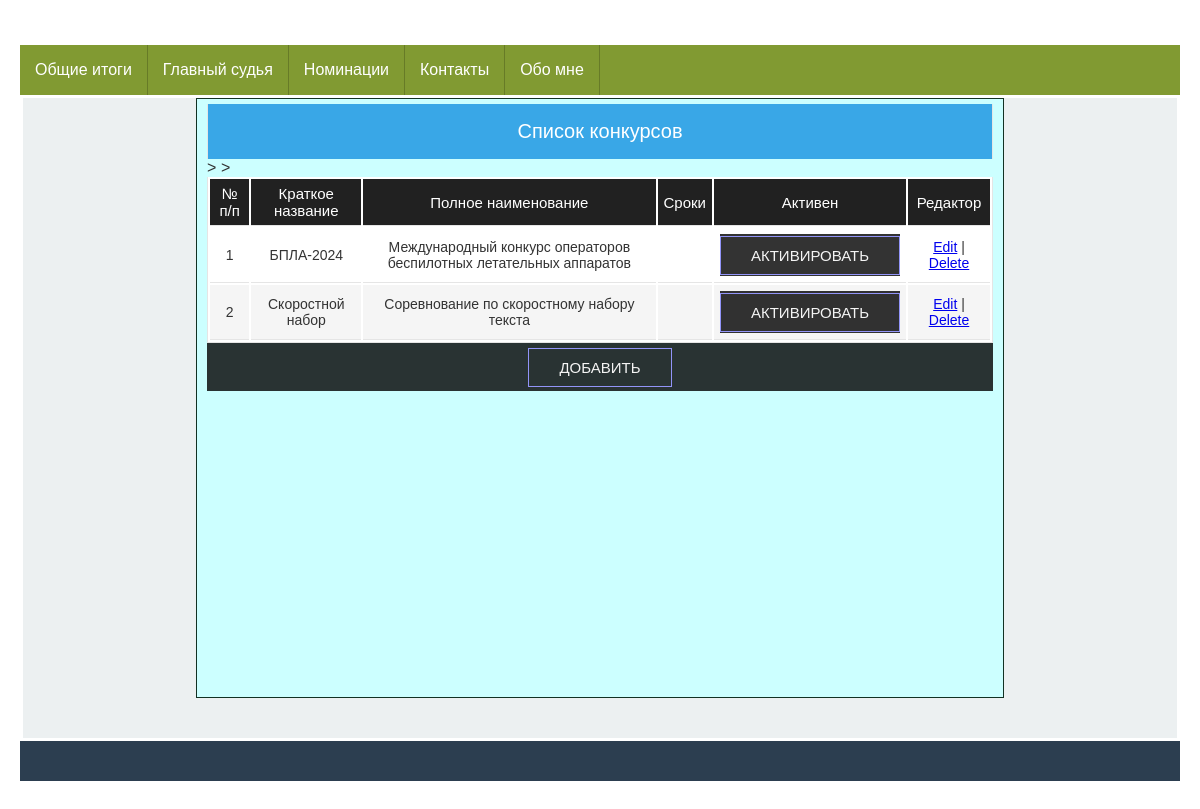
Page /first/edit_competitions/ on the earlier database version.
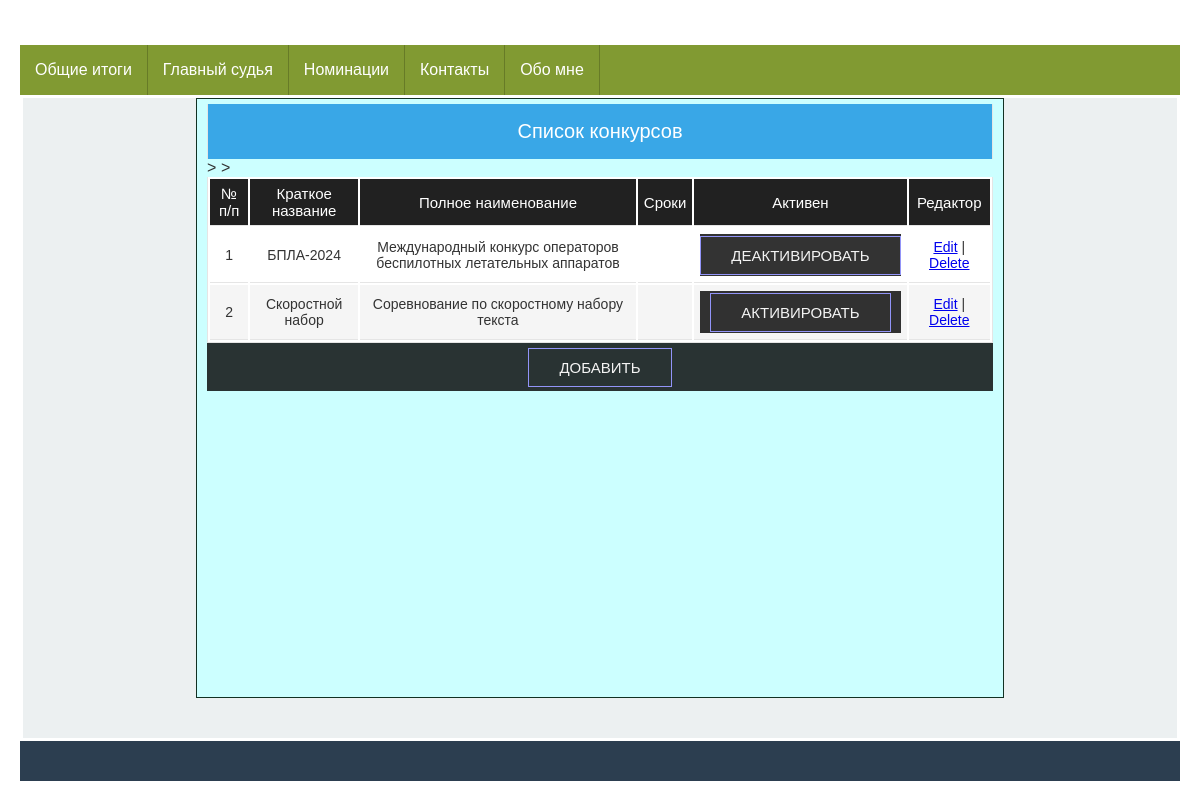
Same page on the later database version.
### appfirst/models.py (models this page shows, shortened)
class Competition(models.Model):
    class Meta:
        db_table = 'competitions'
    name = models.CharField(_('Сокращенное название'), max_length=50)
    fullname = models.CharField(_('Полное наименование конкурса'), max_length=200,
                                default=None)
    date = models.DateField(_('Дата проведения'), default=None, null=True)
    active = models.BooleanField(_('Активен'), default=False)

### appfirst/views.py (the view)
# urls.py: path('edit_competitions/', edit_competitions, name='edit_competitions'),
def edit_competitions(request):
    competitions = Competition.objects.all().order_by('name')
    context = dict()
    context['competitions'] = competitions
    context['title'] = COMPETITIONS_TABLE_TITLE
    return render(request, 'appfirst/edit_competitions.html', context=context)

### appfirst/templates/appfirst/edit_competitions.html (shortened to what this page needs)
{% extends 'base.html' %}
{% load static %}
{% block content %}
<div class="row">
    <div class="table-caption">Список конкурсов</div>
    <table id="table">
        <thead>
        <tr>
            {% for value in title %}
            <th>{{ value }}</th>
            {% endfor %}
        </tr>
        </thead>
        <tbody>
        {% for competition in competitions %}
        <tr>
            <td>{{competition.id}}</td>
            <td>{{competition.name}}</td>
            <td>{{competition.fullname}}</td>
            <td>{{competition.data}}</td>
            <td>
                <div class="container">
                    <a href = "{% url 'competition_activate' pk=competition.id %}" class="btn a_btn">
                        {% if competition.active %}
                        Деактивировать
                        {% else %}
                        Активировать
                        {% endif %}
                    </a>
                </div>
            </td>>
            <td class="actions"><a href="#">Edit</a> | <a href="#">Delete</a></td>
        </tr>
        {% endfor %}
        </tbody>
    </table>
    <div class="container">
        <a href="{% url 'add_competition' %}" class="btn a_btn">Добавить</a>
    </div>
</div>
{% endblock %}

### templates/base.html (shortened to what this page needs)
<!DOCTYPE html>
{% load static %}
<html lang="ru">
<head>
    <link rel="stylesheet" href="{% static 'css/stylesheet.css'%}" type="text/css">
</head>
<body>
    <div class="wrapper">
        <header>
            <ul>
                <li><a class="a_menu" href="{% url 'index' %}">Общие итоги</a></li>
                <li><a class="a_menu" href="#">Главный судья</a>
                </li>
                <li><a class="a_menu" href="#">Номинации</a></li>
                <li><a class="a_menu" href="#">Контакты</a></li>
                <li><a class="a_menu" href="{% url 'about' %}">Обо мне</a></li>
            </ul>
        </header>
        <main>
            {% block content %}{% endblock %}
        </main>
        <footer>
        </footer>
    </div>
</body>
</html>

### static/css/stylesheet.css (style rules this page uses)
.wrapper { height: 100vh; flex-direction: column; }
main { flex: 1; background-color:#ecf0f1; min-height: 80vh; margin: 3px; }
body { margin: 0; }
header { background-color: #2ecc71; height: 50px; }
footer { background-color:#2c3e50; color:white; height: 40px; }
* { box-sizing: border-box; }
.row { overflow: hidden; width: 70%; min-height: 75vh; background-color: #CCFFFF; margin: 0 auto; border: 1px solid #123123; padding: 5px 10px; }
ul { list-style: none; margin: 0; padding-left: 0; margin-top:25px; background:#819A32; height: 50px; }
.a_menu { text-decoration: none; background:#819A32; color:#fff; padding:0 15px; font-family: arial; line-height:50px; display: block; border-right: 1px solid #677B27; -moz-transition: all 0.3s 0.01s ease; -o-transition: all 0.3s 0.01s ease; -webkit-transition: all 0.3s 0.01s ease; }
li { float:left; position:relative; }
* { -moz-box-sizing: border-box; -webkit-box-sizing: border-box; box-sizing: border-box; }
html { color: #333333; font-size: 62.5%; }
body { font: normal 16px Tahoma, Geneva, Helvetica, sans-serif; margin: 0 auto; padding: 0; }
@media only all and (min-width: 760px) { body { padding: 20px; padding: 2rem; } }
table { display: block; margin: 0; border: none; background: #fff; font-size: 14px; font-size: 1.4rem; }
@media only all and (min-width: 760px) { table { display: table; width: 100%; border: 1px solid #e5e5e5; border-top: none; } }
tbody { display: block; }
@media only all and (min-width: 760px) { tbody { display: table-row-group; } }
.table-caption { display: block; width: 100%; background: #39a7e7; color: #fff; font-size: 20px; font-size: 2rem; text-align: center; height: 44px; line-height: 44px; border: none; border-bottom: 2px solid #999; }
@media only all and (min-width: 760px) { .table-caption { border: 1px solid #e5e5e5; border-top: none; border-bottom: none; height: 55px; line-height: 55px; } }
tr { position: relative; display: block; border-bottom: 1px solid #ccc; padding: 8px; padding: 0.8rem; }
tr:nth-child(even) { background: #f5f5f5; }
@media only all and (min-width: 760px) { tr { display: table-row; } }
thead tr { display: none; }
@media only all and (min-width: 760px) { thead { background: #212121; color: #fff; } }
@media only all and (min-width: 760px) { thead tr { display: table-row; } }
@media only all and (min-width: 760px) { thead tr th { font-weight: normal; font-size: 15px; font-size: 1.5rem; } }
td { display: block; border: none; position: relative; text-align: left; }
td.actions { position: absolute; top: 4px; right: 24px; }
@media only all and (min-width: 760px) { td, th { display: table-cell; padding: 6px; padding: 0.6rem; border-bottom: 1px solid #e5e5e5; text-align: center; } }
@media only all and (min-width: 760px) { td.actions, td.checkbox, th.actions, th.checkbox { position: static; } }
td:before { content: attr(data-label); display: inline-block; width: 15%; background: #999; border-radius: 6px; height: 20px; margin: 0px 10px 0px 0px; margin: 0rem 1rem 0rem 0rem; padding: 0px 5px; padding: 0rem 0.5rem; font-size: 10px; font-size: 1rem; line-height: 20px; text-align: center; color: #fff; overflow: hidden; }
@media only all and (min-width: 560px) { td:before { width: 12%; font-size: 12px; font-size: 1.2rem; } }
@media only all and (min-width: 760px) { td:before { content: ""; display: none; } }
td.actions:before, td.checkbox:before { display: none; }
.container { background: linear-gradient(rgba(0, 0, 0, 0.8), rgba(0, 0, 0, 0.8)); font-family: Arial, Helvetica, sans-serif; display: flex; justify-content: center; align-items: center; height: 3em; padding: 0; margin: 0; }
.a_btn { font-size: 1.5rem; padding: 1rem 3rem; color: #f4f4f4; text-transform: uppercase; }
.btn { text-decoration: none; border: 1px solid rgb(146, 148, 248); position: relative; overflow: hidden; }
.btn:before { content: ""; position: absolute; top: 0; left: -100%; width: 100%; height: 100%; background: linear-gradient( 120deg, transparent, rgba(146, 148, 248, 0.4), transparent ); transition: all 650ms; }

Differences in the rows shown:
changed Competition "БПЛА-2024": active "АКТИВИРОВАТЬ" → "ДЕАКТИВИРОВАТЬ"
